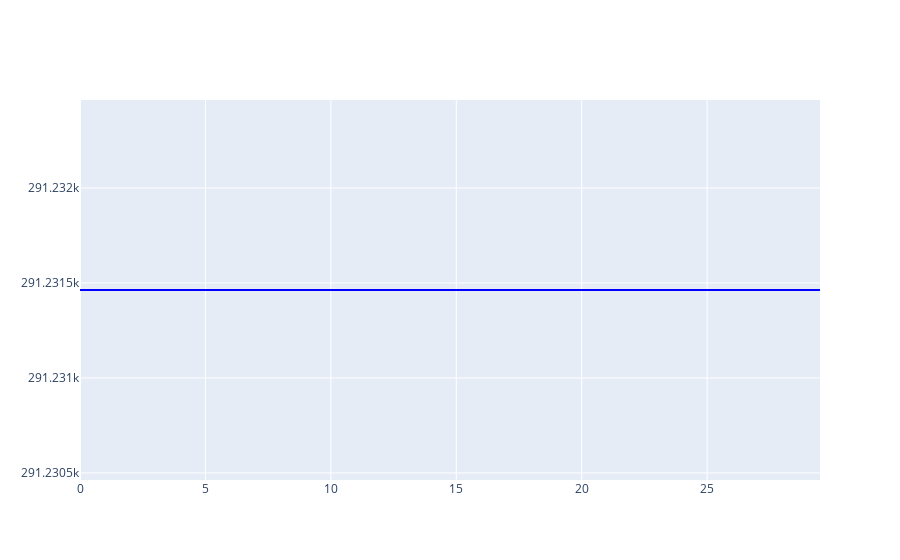

The notebook cell this image was saved under:
### Code cell
import plotly.graph_objects as go

fig = go.Figure(data=go.Scatter(
    x=time_ROB,
    y=hook_ROB,
    mode="lines",
    line=dict(color="blue")
))

# fig.update_layout()
fig.show()
